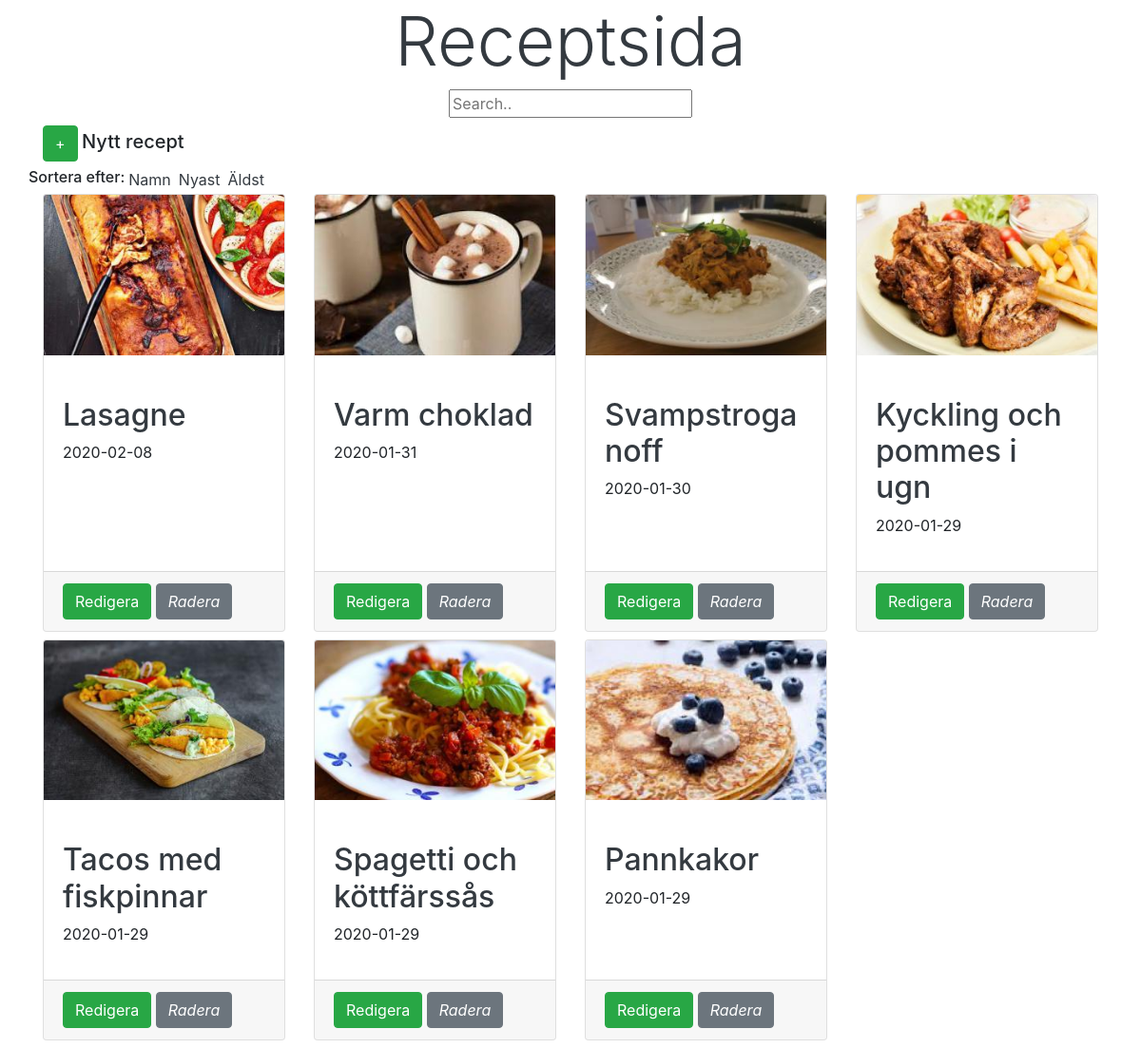
The app's page /home.php with its own data.
### tables this page shows
CREATE TABLE "recipes"
(
	id INTEGER not null
		constraint recipes_pk
			primary key,
	name varchar,
	img varchar default NULL,
	date varchar,
	portions INTEGER
, category varchar);

### home.php (called while the page is built, shortened)
<?php
require "db.php";
if($vars == null){
    $vars = "";
}
$option = $vars;
$recipes = getAllRecipes($option);
require "views//index.view.php";

### db.php (called while the page is built, shortened)
<?php
function connect()
{
    try {
        $dsn = "sqlite:" . __DIR__ . "/recipes.sqlite";
        $db = new PDO($dsn);
        $db->setAttribute(PDO::ATTR_ERRMODE, PDO::ERRMODE_EXCEPTION);
        $db->setAttribute(PDO::ATTR_DEFAULT_FETCH_MODE, PDO::FETCH_ASSOC);
        return $db;
    } catch (PDOException $e) {
        echo $e->errorInfo;
        exit();
    }
}
function fetchAll($query, $search)
{
    $db = connect();
    $stmt = $db->prepare($query);
    $stmt->execute();
    return $stmt->fetchAll();
}
function getAllRecipes($option)
{
    $search = null;
    $ids = array();
    $result = array();
    $oneDimensionalArray = array();
    $query = "SELECT * FROM recipes";
    if ($option["option"] ?? null) {
        if ($option["option"] === "namn") {
            $query .= " ORDER BY name";
        } else if ($option["option"] === "nyast") {
            $query .= " ORDER BY id DESC";
        } else if ($option["option"] === "sökning") {
            $query .= " WHERE name LIKE :search";
            for ($i = 1; $i < 10; $i++) {
                $id = fetchAll("SELECT id FROM ingredients WHERE ingredient_" . $i . " LIKE :search ", $search);
                if (!empty($id)) {
                    array_push($ids, $id);
                }
            }
            if (!empty($ids)) {
                foreach ($ids as $key => $value) {
                    $name = getOneName($value[0]["id"]);
                    array_push($oneDimensionalArray, $name);
                }
            }
        }
    } else {
        $query .= " ORDER BY id DESC";
    }
    if (!empty($oneDimensionalArray)) {
        $result = call_user_func_array('array_merge', $oneDimensionalArray);
    } else {
        $result = array();
    }
    $fetch = fetchAll($query, $search);
    if (!empty($fetch)) {
        if (!empty($result)) {
            foreach ($fetch as $value) {
                array_unshift($result, $value);
            }
        } else {
            foreach ($fetch as $value) {
                array_push($result, $value);
            }
        }
    }
    return $result;
}

### views/index.view.php (the view, shortened to what this page needs)
<!doctype html>
<html lang="en">
<head>
    <link rel="stylesheet" href="https://stackpath.bootstrapcdn.com/bootstrap/4.4.1/css/bootstrap.min.css"
>
</head>
<body>
<main role="main" class="container">
    <div class="col">
        <div class="text-center"><h1 class="display-3"><a class="text-dark" href="../">Receptsida</a></h1></div>
        <form action="/sökning" method="get">
            <div class="text-center">
                <label for="search">
                    <input type="text" name="search" id="search" placeholder="Search.."> <br>
                </label>
            </div>
        </form>
    </div>
    <a href="nyttRecept" class="btn btn-success">+</a> <label for=""><h2 class="h5">Nytt recept</h2></label>
    <div class="row">
        <p class="h6"> Sortera efter: </p>
        <div class="mx-1"><a class="text-dark" href="/namn">Namn</a></div>
        <div class="mx-1"><a class="text-dark" href="/nyast">Nyast</a></div>
        <div class="mx-1"><a class="text-dark" href="/äldst">Äldst</a></div>
    </div>
    <div class="row">
        <?php
        foreach ($recipes as $recipe) {
                ?>
                <div class=" mb-2 d-flex align-content-stretch col-12 col-md-6 col-lg-4 col-xl-3">
                    <div class="card">
                        <?php if($recipe["img"] != null) { ?>
                            <a href="recept/<?= $recipe["id"] ?>"><img class="card-img-top"
                                                                       src="uploads/<?= $recipe["img"] ?>"
                                                                       alt="Card image cap"></a>
                        <?php } ?>
                        <div class="card-body">
                            <br>
                            <a href="recept/<?= $recipe["id"] ?>"><h2
                                    class="text-dark"><?= $recipe["name"]; ?></h2></a>
                            <p><?= $recipe["date"] ?></p>
                        </div>
                        <div class="card-footer">
                            <a href="redigeraRecept/<?= $recipe["id"] ?>" class="btn btn-success">Redigera</a>
                            <a onclick="return confirm('Är du säker på att du vill radera receptet?')"
                               href="raderaRecept/<?= $recipe["id"] ?>" class="btn btn-secondary"><i>Radera</i></a>
                        </div>
                    </div>
                </div>
            <?php
        }
        ?>
    </div>
</main>
</body>
</html>

### views/index.view.php (style rules this page uses)
a { text-decoration: none; color: black; }

### records on screen
recipes: img (picture), name "Lasagne", date "2020-02-08"
recipes: img (picture), name "Varm choklad", date "2020-01-31"
recipes: img (picture), name "Svampstroganoff", date "2020-01-30"
recipes: img (picture), name "Kyckling och pommes i ugn", date "2020-01-29"
recipes: img (picture), name "Tacos med fiskpinnar", date "2020-01-29"
recipes: img (picture), name "Spagetti och köttfärssås", date "2020-01-29"
recipes: img (picture), name "Pannkakor", date "2020-01-29"
